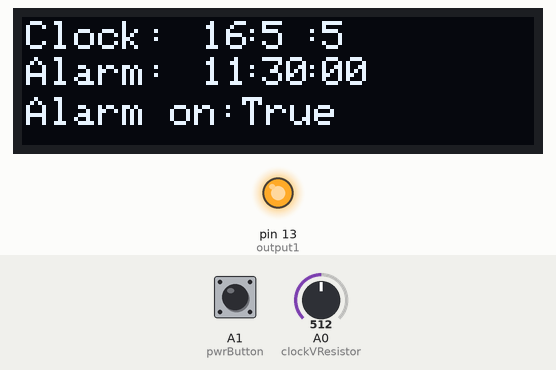
This sketch was run on a simulated Arduino Uno, built with avr-gcc and run on an emulated ATmega328P. On the bench: 128×32 one-colour display, output pins drawn as LEDs (lit = HIGH). The test bench sets the inputs (shaded band); at power-on: A0 (clockVResistor) = 512, A1 (pwrButton) LOW. The display library's start-up logo is not drawn; the local clock reads 2024-03-15 10:24:30 at power-on unless the sketch sets it; what the sketch prints to the serial monitor is not drawn.

Above: at 3.2 s.
3.3 s: A0 (clockVResistor) set to 690
At 4.0 s:
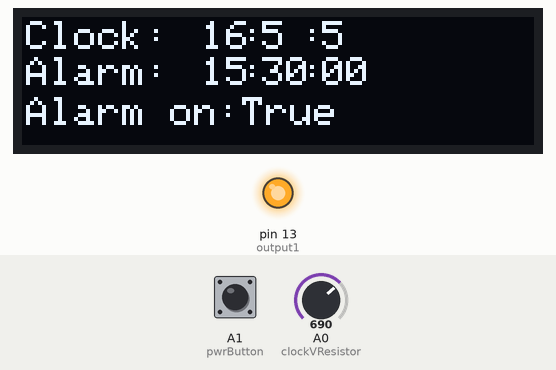
5.7 s: A0 (clockVResistor) set to 708
At 7.8 s:
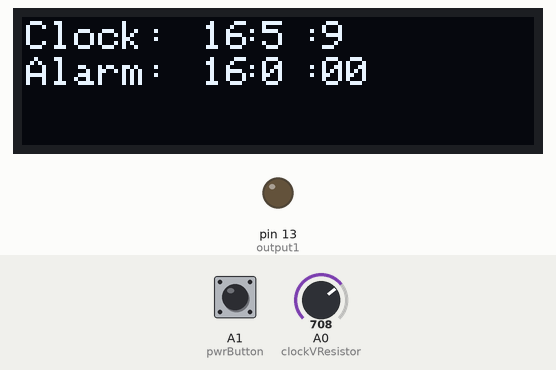
8.7 s: A1 (pwrButton) pulled HIGH for 0.3 s
At 10.8 s:
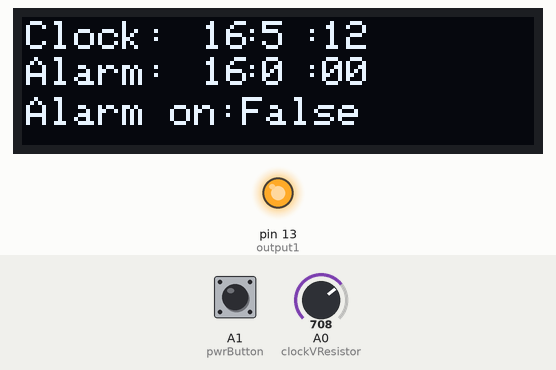
12.0 s: A1 (pwrButton) pulled HIGH for 1 s
At 13.03 s:
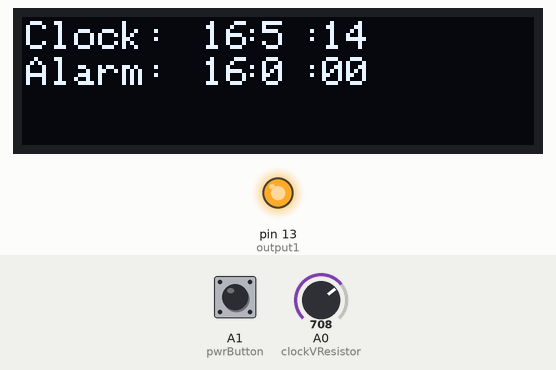
15.2 s: A0 (clockVResistor) set to 900
At 17.0 s:
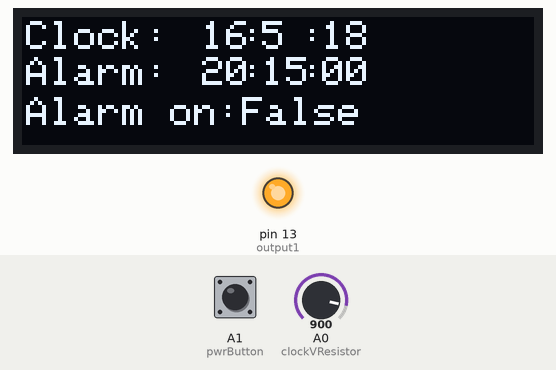
Timing chart, 0 to 18.5 s (numbered marks = the images above; inputs shaded):
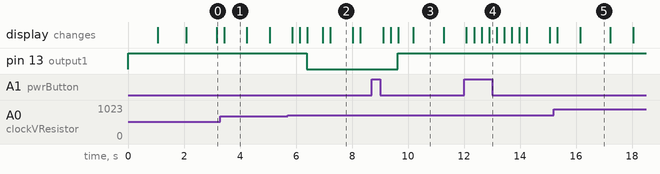

Measured:
- the behaviour switches between 707 and 708 on A0 (clockVResistor) (found by bisection; images 1 and 2)
- after the input at 5.7 s, pin 13 (output1): HIGH → LOW after 0.69 s
- after the input at 8.7 s, pin 13 (output1): LOW → HIGH after 0.93 s instead of 3.1 s; the display: first changes after 0.41 s (image 3 shows a later state)
- after the input at 12.0 s, the display: first changes after 0.09 s (image 4 shows a later state)
- what the display in image 1 shows lasts 0.8 s, from 3.4 s to 4.2 s
- what the display in image 3 shows lasts 1.1 s, from 10.2 s to 11.3 s

The sketch:

Kahvikone_Ajastimella.ino
```cpp
#include "ds3231.h"
#include "Wire.h"
#include "TimerOne.h"
#include <SPI.h>
#include <Adafruit_GFX.h>
#include <Adafruit_SSD1306.h>


const int output1 = 13;
const int pwrButton = A1;
const int clockVResistor = A0;
struct ts t;
//Determines the weekday
int day = 3;
int seconds = 0;

//Determines is the alarm on or off
bool pwr = true;
//Is used to blink the alarm on section when the coffee maker is cooking
bool cooking = false;
//Current time
int displayHours = 0;
int displayMinutes = 0;

//Currently set hour for the alarm
int alarmTimeHour =0;
//Currently set minute for the alarm
int alarmTimeMinutes = 0;
//Read value from the variable resistor
int alarmTimeRead= 0;

//used for counting when a full second has passed
int secondCounter = 0;
//Leonardossa pinit 2(SCA) ja 3(SCL) ovat myös sda ja scl pinejä. Wire kirjasto määrittää nämä automaattisesti näytölle
#define SCREEN_WIDTH 128 // OLED display width, in pixels
#define SCREEN_HEIGHT 32 // OLED display height, in pixels

#define OLED_RESET     -1 // Reset pin # (or -1 if sharing Arduino reset pin)
#define SCREEN_ADDRESS 0x3C ///< See datasheet for Address; 0x3D for 128x64, 0x3C for 128x32
Adafruit_SSD1306 display(SCREEN_WIDTH, SCREEN_HEIGHT, &Wire, OLED_RESET);

void setup() {
  Serial.begin(9600);
  Wire.begin();
  DS3231_init(DS3231_CONTROL_INTCN);
  /*----------------------------------------------------------------------------
  In order to synchronise your clock module, insert timetable values below !
  ----------------------------------------------------------------------------*/
  t.hour=16;
  t.min=05;
  t.sec=4;
  t.mday=26;
  t.mon=12;
  t.year=2022;

  pinMode(pwrButton,INPUT);
  pinMode(clockVResistor,INPUT);
  pinMode(output1,OUTPUT);
  digitalWrite(output1,HIGH);


  // SSD1306_SWITCHCAPVCC = generate display voltage from 3.3V internally
  if(!display.begin(SSD1306_SWITCHCAPVCC, SCREEN_ADDRESS)) {
    Serial.println(F("SSD1306 allocation failed"));
    for(;;); // Don't proceed, loop forever
  }

  // Show initial display buffer contents on the screen --
  // the library initializes this with an Adafruit splash screen.
  display.display();
  delay(1000);

  // Clear the buffer
  display.clearDisplay();

  // Draw a single pixel in white
  display.drawPixel(10, 10, SSD1306_WHITE);
  display.display();
  delay(1000);

  DS3231_set(t);
}
int alarmStageHistory = 0;
void loop() {
  DS3231_get(&t);
  Serial.print("Date : ");
  Serial.print(t.mday);
  Serial.print("/");
  Serial.print(t.mon);
  Serial.print("/");
  Serial.print(t.year);
  Serial.print("\t Hour : ");
  Serial.print(t.hour);
  Serial.print(":");
  Serial.print(t.min);
  Serial.print(".");
  Serial.println(t.sec);

  int button = digitalRead(pwrButton);

  displayHours = t.hour;
  displayMinutes = t.min;

  alarmTimeRead = analogRead(clockVResistor);

  int alarmStage = alarmTimeRead / 11.05;
  alarmTimeHour = alarmStage / 4;

  //Checks if the current input has a remainder with 4 different values. It defines the current 15 minute difference in the set alarm
  double stage1 = alarmStage * 0.25;        //0 minutes
  double stage2 = alarmStage * 0.25 + 0.25; //45 minutes
  double stage3 = alarmStage * 0.25 + 0.5;  //30 minutes
  double stage4 = alarmStage * 0.25 + 0.75; //15 minutes

  if(isInteger(stage1))
    alarmTimeMinutes = 0;

  if(isInteger(stage2))
    alarmTimeMinutes = 45;

  if(isInteger(stage3))
    alarmTimeMinutes = 30;

  if(isInteger(stage4))
    alarmTimeMinutes = 15;

  //Makes the button an on and off switch for turning on the alarm
  if(button == 1 & pwr == true){
    pwr = false;
  }
  else if(button == 1 & pwr == false){
    pwr = true;
  }


  //Settings for text
  display.clearDisplay();
  display.setTextSize(1);
  display.setTextColor(SSD1306_WHITE);

  //Intented Oled output example below:
  //Clock:  16:17:03
  //Alarm:  15:00:00
  //Alarm on:  true

  //Row 1
  display.setCursor(1, 1);
    display.println("Clock:");

  display.setCursor(45, 1);
    display.println(displayHours);

  display.setCursor(55, 1);
    display.println(":");

  display.setCursor(60, 1);
    display.println(displayMinutes);

  display.setCursor(70, 1);
    display.println(":");

  display.setCursor(75, 1);
    display.println(t.sec);


  //Row 2
  display.setCursor(1, 10);
    display.println("Alarm:");

  display.setCursor(45, 10);
    display.println(alarmTimeHour);

  display.setCursor(55, 10);
    display.println(":");

  display.setCursor(60, 10);
    display.println(alarmTimeMinutes);

  display.setCursor(70, 10);
    display.println(":");

  display.setCursor(75, 10);
    display.println("00");

  //Row 3
  display.setCursor(1, 20);
    if(cooking == true && secondCounter == 2 || cooking == false){
      display.println("Alarm on:");

  display.setCursor(55, 20);
  if(pwr == false)
    display.println("False");
  else if(pwr == true)
    display.println("True");
   }
  display.display(); // Renders all the defined text on the Oled screen

  delay(250);
  secondCounter++;
  //Calls the coffee making function to update current time every second
  if(secondCounter == 4){
    makeCoffee();
    secondCounter = 0;
  }

}

//Check does the number have an reminder
boolean isInteger(double x)
{
    return x == (int) x;
}

void makeCoffee(){


  Serial.print("alarmTimeHour:");
  Serial.println(alarmTimeHour);

  if(pwr == true){

    //The device could be set to only cook on weekdays ect
    if(day <= 7){

      if(t.hour == alarmTimeHour & displayMinutes >= alarmTimeMinutes & alarmTimeMinutes + 10 > displayMinutes & t.sec > 0){
      //if(t.hour == 7 & t.min < 20 & t.min >= 15 & t.sec > 0){
      //The coffeemaker switch has to be turned on and off for it to cook.
        seconds++;
        if(seconds == 1){
          digitalWrite(output1,LOW);
        }
        if(seconds == 6){
          digitalWrite(output1,HIGH);
        }
        if(seconds == 8){
          seconds = 0;
        }
        Serial.println(seconds);
        cooking = true;
      }
      else{
        //Turns off the coffeemaker
        digitalWrite(output1,HIGH);
        cooking = false;
      }
    }

  }
  else{
    cooking = false;
    digitalWrite(output1,HIGH);
  }

  //Updates the weekday
  if(t.hour == 1 & displayMinutes == 1 & t.sec == 1){
    day++;
  }

  if(day >= 7){
    day = 0;
  }

}
```
